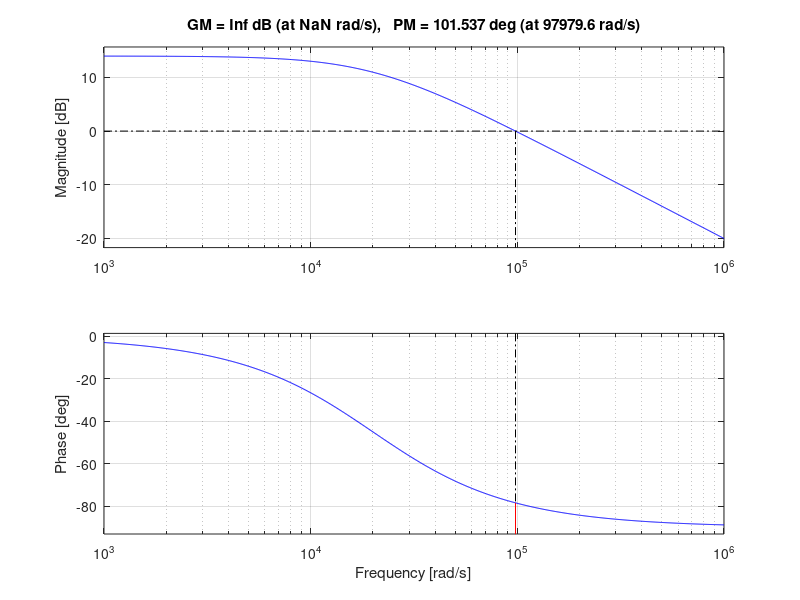

Source code (MATLAB): (Note: this script raises an error after producing the figure.)
clc
clear all;

Vin=48;
Vo=12;
D=Vo/Vin;
L=220*10^-6;
C=10*10^-6;
R=5;
Fs=75*10^3;

M2=Vo/L;
Ma=.5*M2;

s=tf('s');

Gvc= R/(R*C*s+1);
figure(1)
bode(Gvc)
margin(Gvc)
grid on;


%let's design loop gain:
sisotool(Gvc)